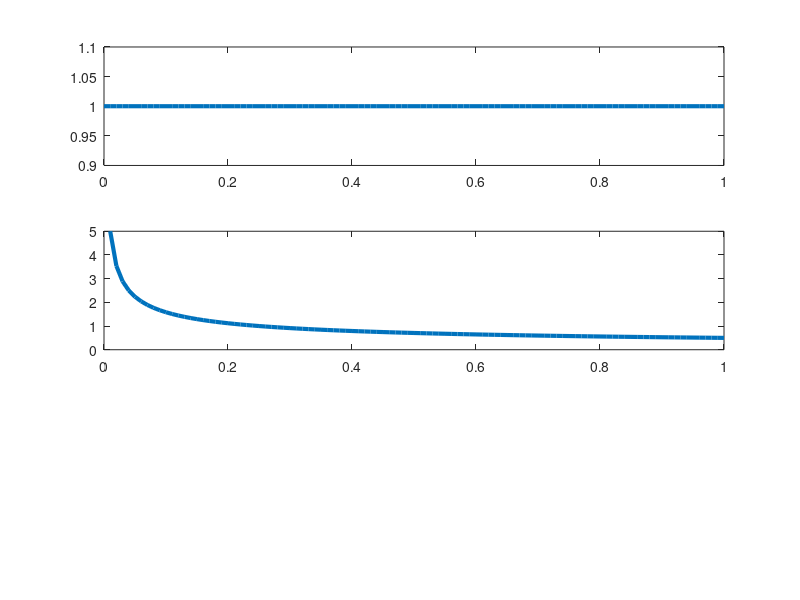

This chart was generated by the following MATLAB code:
clear; close all; clc;

v_theta = 0:0.01:1;
v_pdfTheta = ones(size(v_theta));

v_pdfThetaSquared = zeros(size(v_theta));
for i = 1:length(v_pdfThetaSquared)
    v_pdfThetaSquared(i) = (1/(2*sqrt(v_theta(i))));
end
subplot(3,1,1),
plot(v_theta,v_pdfTheta,'LineWidth',3)
subplot(3,1,2),
plot(v_theta,v_pdfThetaSquared,'LineWidth',3)